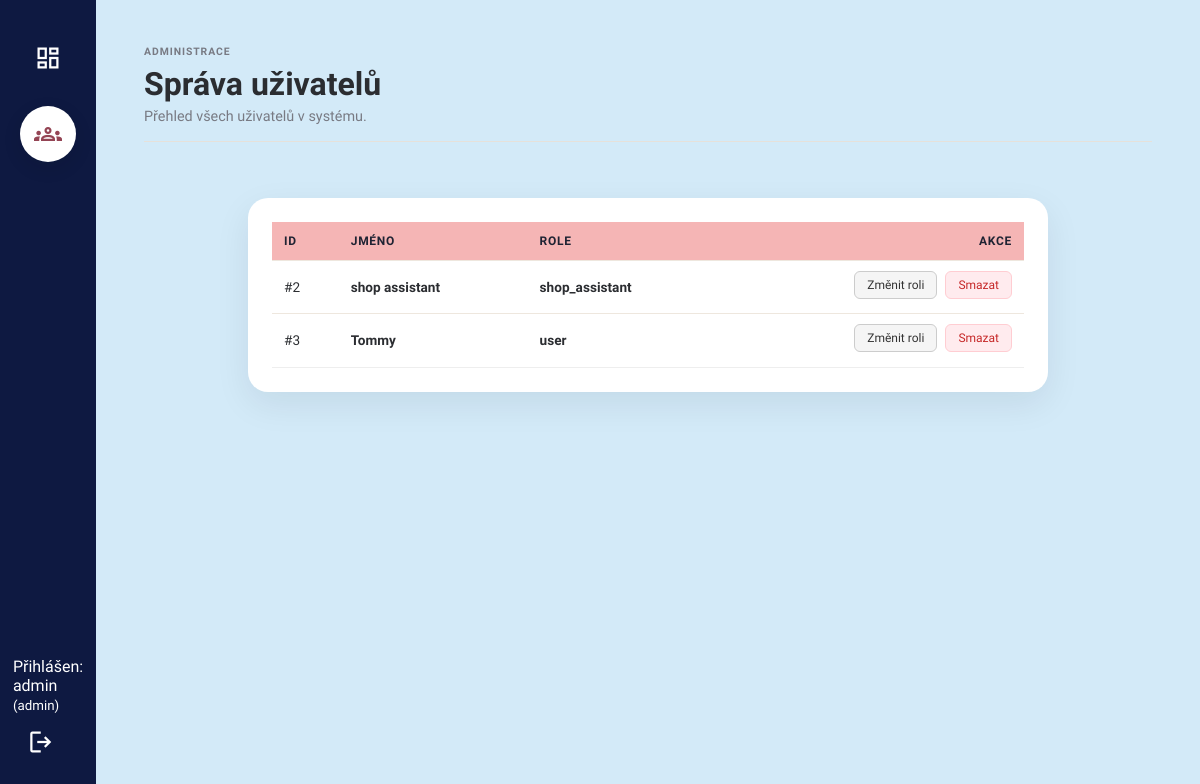
Page /users_manager/ (signed in) on the committed database.
### tables this page shows
CREATE TABLE users(
  id INTEGER PRIMARY KEY AUTOINCREMENT,
  username TEXT UNIQUE NOT NULL,
  email TEXT UNIQUE,
  password_hash TEXT NOT NULL,
  role TEXT NOT NULL
);

### pages/users_manager.py (the view)
@router.get('/', name="users_manager_ui")
def users_manager_ui(
        request: Request,
        svc: UsersManagerService = Depends(users_manager_service),
        user: User = Depends(require_admin),
):
    if not user:
        return RedirectResponse('/login',
                                status_code=status.HTTP_303_SEE_OTHER)
    list_users: List[Dict[str, Any]] = svc.list_all_users()
    return request.app.state.templates.TemplateResponse(
        "users_manager.html",
        {"request": request,
         "list_users": list_users,
         "user": user
         },
    )

### templates/users_manager.html (shortened to what this page needs)
{% extends "dash_base.html" %}
{% block content %}
<div class="page">
  <div class="page__header">
    <div class="page__titles">
      <span class="page__kicker">Administrace</span>
      <h2 class="page__title">Správa uživatelů</h2>
      <p class="page__subtitle">Přehled všech uživatelů v systému.</p>
    </div>
  </div>
  <div class="card table-card">
    {% if list_users|length == 0 %}
      <p style="margin:0; color: var(--muted);">Nebyly nalezeni žádní uživatelé.</p>
    {% else %}
      <table class="data">
        <thead>
            <tr style="background: #faf7f2;">
                <th style="text-align: left; padding: 0.75rem;">ID</th>
                <th style="text-align: left; padding: 0.75rem;">Jméno</th>
                <th style="text-align: left; padding: 0.75rem;">Role</th>
                <th style="text-align: right; padding: 0.75rem;">Akce</th>
            </tr>
        </thead>
        <tbody>
        {% for user in list_users %}
          <tr style="border-bottom: 1px solid #eee;">
            <td style="padding: 0.75rem;">#{{ user.id }}</td>
            <td style="padding: 0.75rem;">
                <span style="font-weight: bold;">
                    {{ user.username }}
                </span>
            </td>
            <td style="padding: 0.75rem;">
                <span style="font-weight: bold;">
                    {{ user.role }}
                </span>
            </td>
            <td>
                <div class="cart-actions">
                    <form method="get" action="{{ url_for('change_user_role_ui') }}" style="display: inline;">
                        <button type="submit" class="cart-btn cart-btn--decrease">
                            Změnit roli
                        </button>
                    </form>
                    <form action="{{ url_for('users_manager_ui_delete_user') }}" method="post" style="display:inline;">
                        <button type="submit" class="cart-btn cart-btn--remove">
                            Smazat
                        </button>
                    </form>
                </div>
            </td>
          </tr>
        {% endfor %}
        </tbody>
      </table>
    {% endif %}
  </div>
</div>
{% endblock %}

### static/css/dashstyle.css (style rules this page uses)
* { box-sizing: border-box; font-family: "Stack Sans Text", sans-serif; }
html, body { margin: 0; padding: 0; }
:root { --bg: #d3eaf8; --card: #ffffff; --accent: #944454; --accent-dark: #1f2333; --text: #2b2d31; --muted: #787a83; }
input, select, textarea, button, .big-black-button { background: white; border: none; border-radius: 100px; padding: 15px 30px; }
.page, .dashboard { flex-grow: 1; padding: 2.5rem 3rem; background: var(--bg); color: var(--text); font-family: 'Inter', sans-serif; display: flex; flex-direction: column; gap: 2rem; }
.page__header, .dashboard__header { display: flex; justify-content: space-between; align-items: flex-end; flex-wrap: wrap; gap: 1.25rem; padding-bottom: 1rem; margin-bottom: 1.5rem; border-bottom: 1px solid #e6e1da; }
.page__kicker, .dashboard__kicker { font-size: 0.65rem; text-transform: uppercase; letter-spacing: 0.09em; font-weight: 600; color: var(--muted); margin: 0; }
.page__title, .dashboard__title { margin: 0.35rem 0; font-size: 2rem; font-weight: 700; }
.page__subtitle, .dashboard__subtitle { margin: 0; font-size: 0.9rem; color: var(--muted); }
.card { background: var(--card); border-radius: 1.25rem; padding: 1.5rem; box-shadow: 0 12px 35px rgba(15,23,42,0.08); }
.table-card { max-width: 800px; margin: 0 auto 2rem; width: 100%; }
.table-card table { width: 100%; border-collapse: collapse; font-size: 0.85rem; text-align: left; }
.table-card th, .table-card td { padding: 0.6rem 0.75rem; border-bottom: 1px solid #eee7de; }
.table-card th { background: #f5b5b5; font-size: 0.75rem; font-weight: 600; text-transform: uppercase; letter-spacing: 0.06em; color: var(--accent-dark); }
.table-card tr:last-child td { border-bottom: none; }
.cart-actions { width: 100%; display: flex; flex-direction: row; justify-content: flex-end; align-items: center; gap: 8px; }
.cart-actions form { width:auto; }
.cart-btn { width: auto; padding: 6px 12px; margin-bottom: 5px; font-size: 0.75rem; text-align: center; border-radius: 6px; border: 1px solid; }
.cart-btn--decrease { background: #f5f5f5; color: #333; border-color: #ccc; }
.cart-btn--remove { background: #ffebee; color: #c62828; border-color: #ffcdd2; }

### rows in the picture
users: id "2", username "shop assistant", role "shop_assistant"
users: id "3", username "Tommy", role "user"

### other values in the picture
{{ current_user.username }} "admin"
{{ current_user.role }} "admin"
